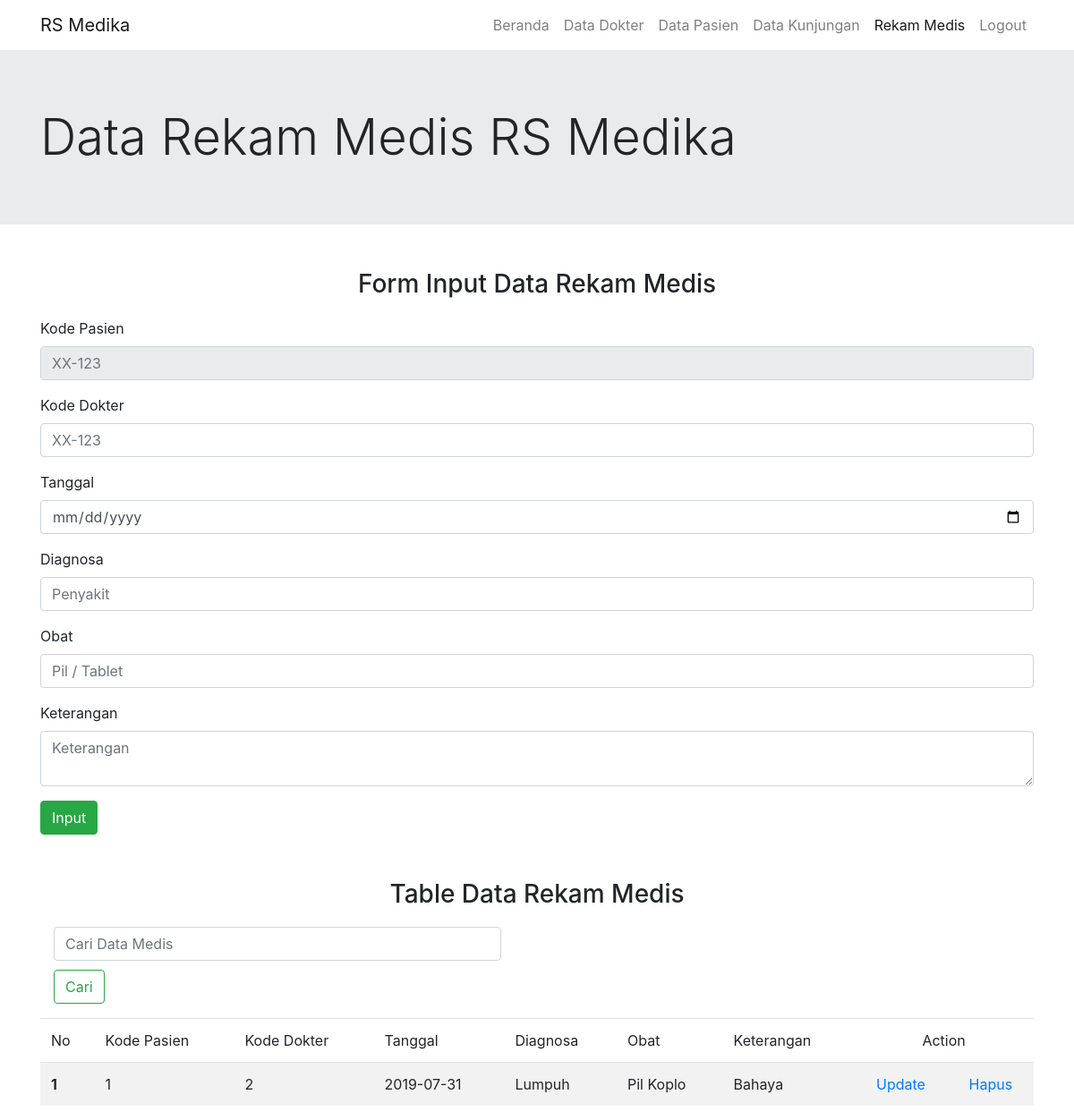
The page /module/rekam-medis/list.php (signed in) on the database its author committed.
### tables this page shows
CREATE TABLE IF NOT EXISTS `transaksi_reka_medis` (
  `tanggal` date NOT NULL,
  `diagnosa` varchar(50) NOT NULL,
  `obat` varchar(50) NOT NULL,
  `keterangan` text NOT NULL,
  `kode_dokter` int(30) NOT NULL,
  `kode_pasien` int(30) NOT NULL AUTO_INCREMENT,
  PRIMARY KEY (`kode_pasien`)
);

### module/rekam-medis/list.php (the view, shortened to what this page needs)
<?php
	include '../../function/koneksi.php';
	$kode_pasien ="";
	$kode_dokter ="";
	$diagnosa ="";
	$obat ="";
	$tanggal ="";
	$keterangan ="";
	$button ="Input";
?>
<!DOCTYPE html>
<html>
	<head>
		<link href="<?php echo BASE_URL."bootstrap/css/bootstrap.min.css"; ?>" type="text/css" rel="stylesheet" />
		<link href="<?php echo BASE_URL."bootstrap/js/bootstrap.min.js"; ?>" type="text/css" rel="stylesheet" />
	</head>
	<body>
		<nav class="navbar nav-vector navbar-expand-lg navbar-light">
			<div class="container">
				<a href="#" class="navbar-brand">
					<span>RS Medika</span>
				</a>
				<div class="collapse navbar-collapse" id="navbarNavAltMarkup">
					<div class="navbar-nav ml-auto">
						<a href="<?= BASE_URL?>" class="nav-item nav-link">Beranda</a>
						<a href="<?php echo BASE_URL."module/data-dokter/list.php"; ?>" class="nav-item nav-link">Data Dokter</a>
						<a href="<?php echo BASE_URL."module/data-pasien/list.php"; ?>" class="nav-item nav-link">Data Pasien</a>
						<a href="<?php echo BASE_URL."module/data-kunjungan/list.php"; ?>" class="nav-item nav-link">Data Kunjungan</a>
						<a href="<?php echo BASE_URL."module/rekam-medis/list.php"; ?>" class="nav-item nav-link active">Rekam Medis<span class="sr-only">(current)</span></a>
						<a href="<?php echo BASE_URL."logout.php"; ?>" class="nav-item nav-link">Logout</a>
					</div>
				</div>
			</div>
		</nav>
		<div class="jumbotron jumbotron-fluid">
			<div class="container">
				<div class="row">
					<div class="col-lg display-4">
						<span>Data Rekam Medis RS Medika</span><br>
					</div>
				</div>
			</div>
		</div>
		<div class="container">
		<div class="text-center">
			<h3 style="margin-top: 50px; margin-bottom: 20px;">Form Input Data Rekam Medis</h3>
		</div>
		<form action="<?php echo BASE_URL."module/rekam-medis/input.php?kode_pasien=$kode_pasien"; ?>" method="POST">
				<div class="form-group">
					<label>Kode Pasien</label>
					<input type="text" class="form-control" value="<?= ($kode_pasien); ?>" name="kode_pasien" placeholder="XX-123" readonly>
				</div>
				<div class="form-group">
					<label>Kode Dokter</label>
					<input type="text" class="form-control" value="<?= ($kode_dokter); ?>" name="kode_dokter" placeholder="XX-123">
				</div>
				<div class="form-group">
					<label>Tanggal</label>
					<input type="date" name="tanggal" class="form-control" value="<?php echo($tanggal); ?>">
				</div>
				<div class="form-group">
					<label>Diagnosa</label>
					<input type="text" name="diagnosa" class="form-control" placeholder="Penyakit" value="<?php echo($diagnosa); ?>">
				</div>
				<div class="form-group">
					<label>Obat</label>
					<input type="text" name="obat" class="form-control" placeholder="Pil / Tablet" value="<?php echo($obat); ?>">
				</div>
				<div class="form-group">
					<label>Keterangan</label>
					<textarea name="keterangan" class="form-control" placeholder="Keterangan"><?php echo($keterangan); ?></textarea>
				</div>
				<div class="form-group">
					<input type="submit" name="button" value="<?php echo($button); ?>" class="btn btn-success tombol ml-auto">
				</div>
		</form>
		<div class="text-center">
			<h3 style="margin-top: 50px; margin-bottom: 20px;">Table Data Rekam Medis</h3>
		</div>
		<div class="container">
			<form class="form-group" method="GET" action="<?php echo BASE_URL."module/rekam-medis/list.php"; ?>">
				<input type="search" name="cari" class="form-control" placeholder="Cari Data Medis" aria-label="Search" style="width: 500px;">
				<button class="btn btn-outline-success" type="submit" style="margin-top: 10px;">Cari</button>
			</form>
		</div>
		<table class="table table-striped">
			<thead>
				<tr>
					<td>No</td>
					<td>Kode Pasien</td>
					<td>Kode Dokter</td>
					<td>Tanggal</td>
					<td>Diagnosa</td>
					<td>Obat</td>
					<td>Keterangan</td>
					<td colspan="2" align="center">Action</td>
				</tr>
			</thead>
			<?php
                if (isset($_GET['cari'])) {
                    $cari = $_GET['cari'];
                    $data = mysqli_query($koneksi, "SELECT * FROM transaksi_reka_medis WHERE kode_pasien LIKE '%".$cari."%'");
                }
                else {
                	$data = mysqli_query($koneksi, "SELECT * FROM transaksi_reka_medis");
                }
                $no = 1;
                while ($d = mysqli_fetch_array($data)) {
                    echo "<tbody>
							<tr>
								<th scope='row'>".$no++."</th>
								<td>".$d['kode_pasien']."</td>
								<td>".$d['kode_dokter']."</td>
								<td>".$d['tanggal']."</td>
								<td>".$d['diagnosa']."</td>
								<td>".$d['obat']."</td>
								<td>".$d['keterangan']."</td>
								<td align='center'><a href='".BASE_URL."module/rekam-medis/list.php?kode_pasien=$d[kode_pasien]'>Update</a></td>
								<td align='center'><a href='".BASE_URL."module/rekam-medis/hapus.php?kode_pasien=$d[kode_pasien]'>Hapus</a></td>
							</tr>
						</tbody>";
                }
            ?>
		</table>
			</div>
	</body>
</html>

### rows shown on the page
transaksi_reka_medis: kode_pasien "1", kode_dokter "2", tanggal "2019-07-31", diagnosa "Lumpuh", obat "Pil Koplo", keterangan "Bahaya"
